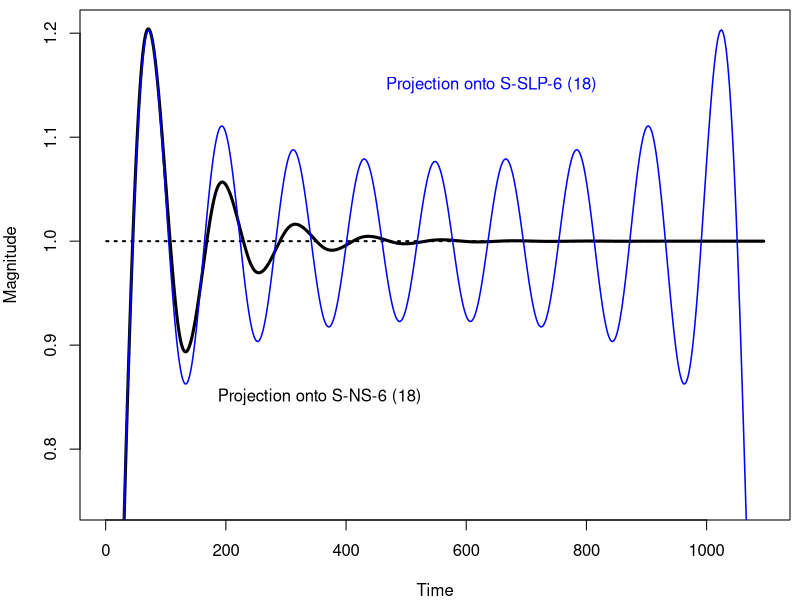

The R script that drew this image:
#
#  Generate Figure 6
#
library("multitaper")
library("splines")
library("MASS")

#  3 years of data for "zoomed" in effect
N <- 365 * 3
time <- 1:N
Nknot <- 18

basis1 <- ns(time, df=Nknot) # 6 knots per year
basis2 <- dpss(n = N, k = Nknot, nw = (Nknot+1) / 2)$v

S1 <- basis1 %*% ginv(t(basis1) %*% basis1) %*% t(basis1)
S2 <- basis2 %*% t(basis2)

oneV <- rep(1, N)
oneP1 <- S1 %*% oneV
oneP2 <- S2 %*% oneV

pMax <- max(oneP1, oneP2)

#
#  Generate Figure 6
#
# pdf(file = "figures/gibbsRipples.pdf", width = 6, height = 4)
postscript(file = "figures/fig6-gibbsRipples.eps", width = 6, height = 4,
           horizontal = FALSE, paper = 'special')
par(mar = c(4,4,0.5,0.5))
plot(1:N, oneV, type = "l", lwd = 2, lty = 3, xlab = "Time", ylab = "Magnitude", ylim = c(0.75, pMax))
lines(1:N, oneP1, lwd = 3, lty = 1, col = "black")
lines(1:N, oneP2, lwd = 1.5, lty = 1, col = "blue")
text(x = c(170, 450), y = c(0.85, 1.15), pos = 4, labels = c("Projection onto S-NS-6 (18)", "Projection onto S-SLP-6 (18)"),
     col = c("black", "blue"))
dev.off()
